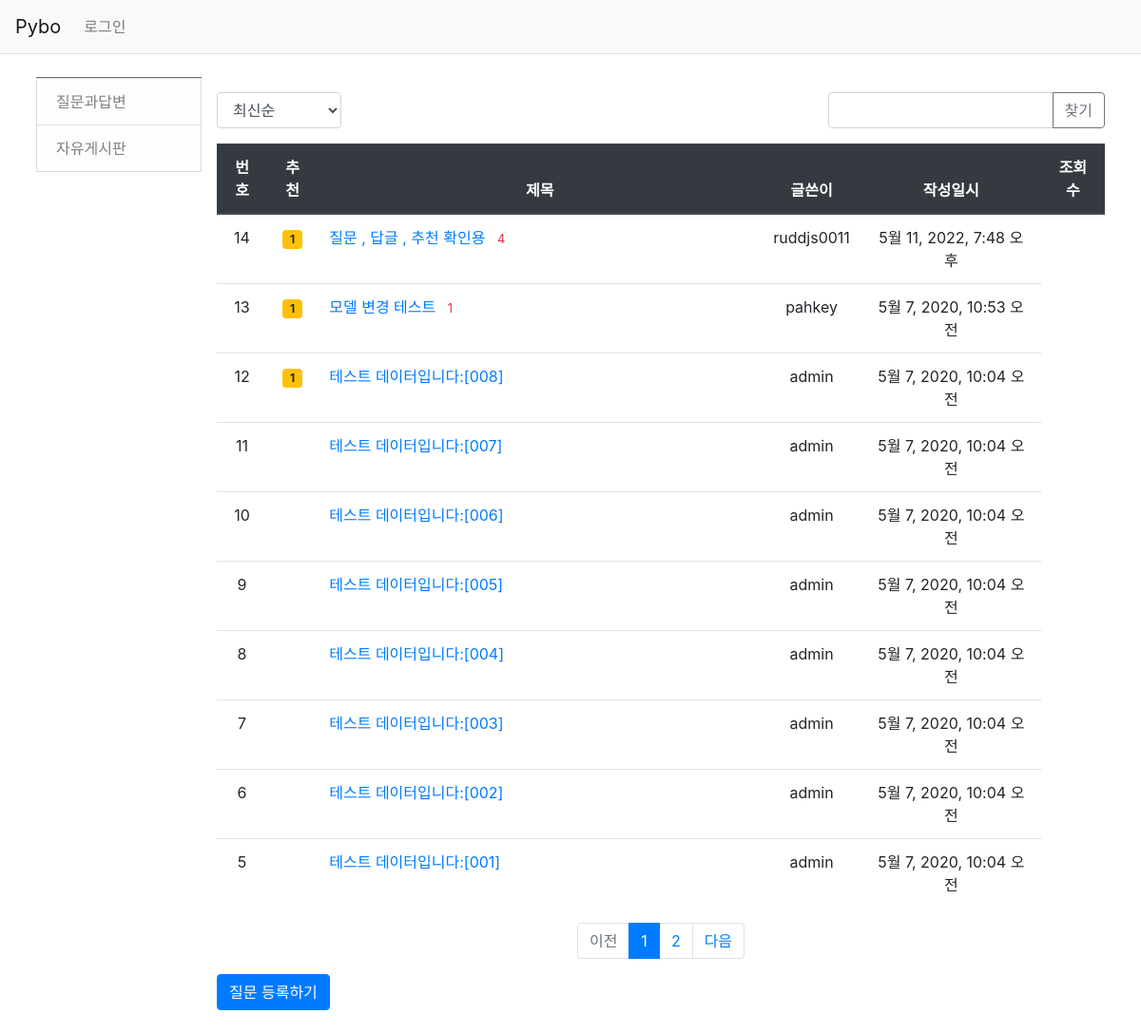
/pybo/, run on an earlier commit of the app's database.
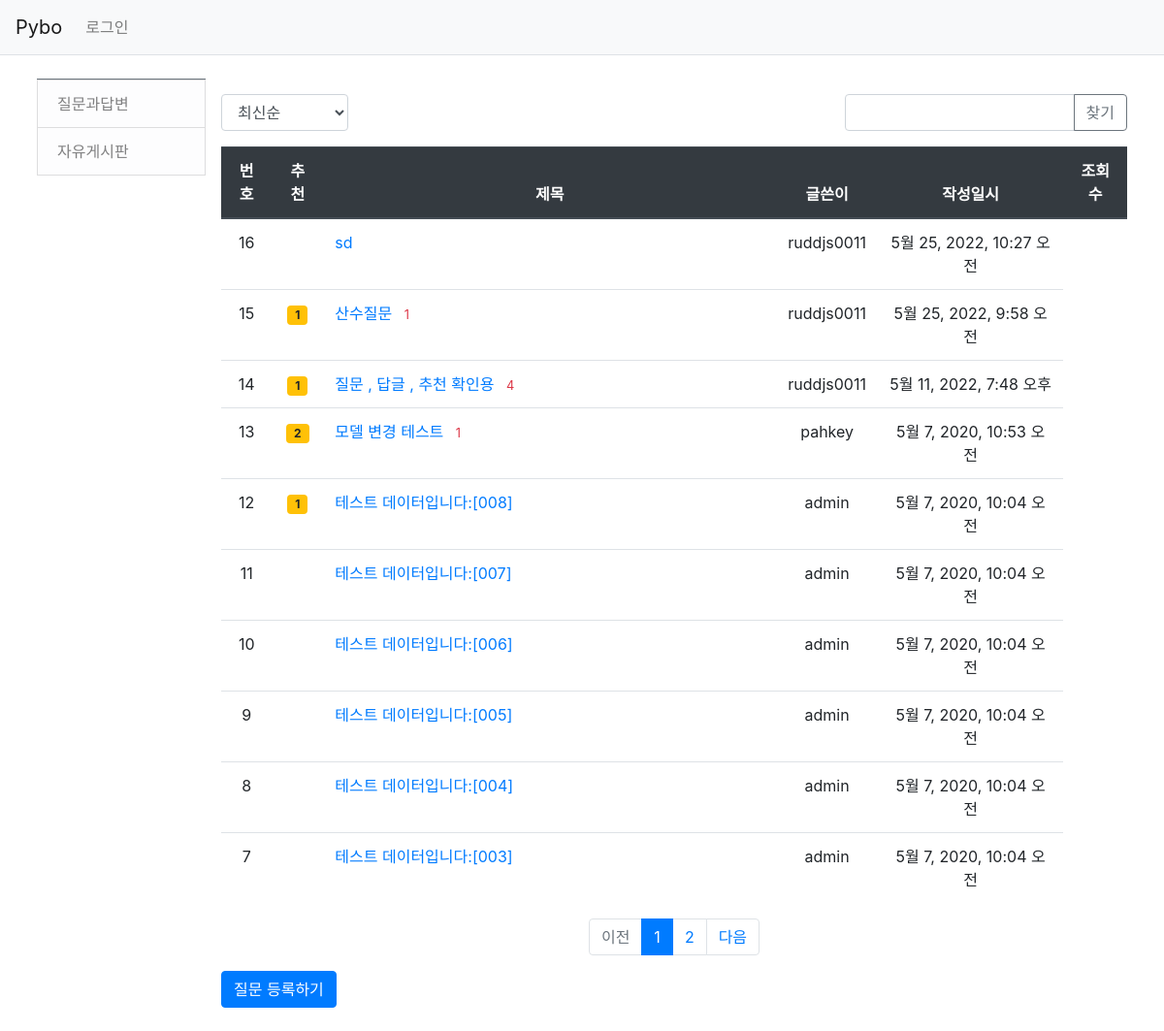
And on a later commit of the database.
### pybo/models.py (models this page shows, shortened)
class Question(models.Model):
    author = models.ForeignKey(User, on_delete=models.CASCADE, related_name='author_question')
    subject = models.CharField(max_length=200)
    content = models.TextField()
    create_date = models.DateTimeField()
    modify_date = models.DateTimeField(null=True, blank=True)
    voter = models.ManyToManyField(User, related_name='voter_question')

### pybo/views/base_views.py (the view, shortened to what this page needs)
# urls.py: path('', base_views.index, name='index'),  # '/' 에 해당되는 path
def index(request):
    page = request.GET.get('page', '1')  # 페이지
    kw = request.GET.get('kw', '')  # 검색어
    so = request.GET.get('so', 'recent')  # 정렬기준
    if so == 'recommend':
        question_list = Question.objects.annotate(num_voter=Count('voter')).order_by('-num_voter', '-create_date')
    elif so == 'popular':
        question_list = Question.objects.annotate(num_answer=Count('answer')).order_by('-num_answer', '-create_date')
    else:
        question_list = Question.objects.order_by('-create_date')
    paginator = Paginator(question_list, 10)  # 페이지당 10개식 보여주기
    page_obj = paginator.get_page(page)
    max_index = len(paginator.page_range)
    context = {'question_list': page_obj, 'max_index': max_index, 'page': page, 'kw': kw, 'so': so}
    return render(request, 'pybo/question_list.html', context)

### pybo/templatetags/pybo_filter.py (called while the page is built)
@register.filter
def sub(value, arg):
    return value - arg

### templates/pybo/question_list.html (shortened to what this page needs)
{% extends 'base.html' %}
{% load pybo_filter %}
{% block content %}
<div class="container my-3">
    <div class="row">
        <div class="col-sm-12 col-md-3 col-lg-2 p-2">
            <nav id="sidebar" class="border-top border-secondary">
                <div class="list-group">
                    <a class="rounded-0 list-group-item list-group-item-action list-group-item-light {% if category.name == 'qna'  %}active{% endif %}" href="#">질문과답변</a>
                    <a class="rounded-0 list-group-item list-group-item-action list-group-item-light {% if category.name == 'free' %}active{% endif %}" href="#">자유게시판</a>
                </div>
            </nav>
        </div>
        <div class="col-sm-12 col-md-9 col-lg-10 p-2">
    <div class="row justify-content-between my-3">
        <div class="col-2">
            <select class="form-control so">
                <option value="recent" {% if so == 'recent' %}selected{% endif %}>최신순</option>
            </select>
        </div>
        <div class="col-4 input-group">
            <input type="text" class="form-control kw" value="{{ kw|default_if_none:'' }}">
            <div class="input-group-append">
                <button class="btn btn-outline-secondary" type="button" id="btn_search">찾기</button>
            </div>
        </div>
    </div>
    <table class="table">
        <thead>
            <tr class="text-center thead-dark">
                <th>번호</th>
                <th>추천</th>
                <th style="width:50%">제목</th>
                <th>글쓴이</th>
                <th>작성일시</th>
                <th>조회수</th>
            </tr>
        </thead>
        <tbody>
        {% if question_list %}
        {% for question in question_list %}
        <tr class="text-center">
            <td>
                {{ question_list.paginator.count|sub:question_list.start_index|sub:forloop.counter0|add:1 }}
            </td>
            <td>
                {% if question.voter.all.count > 0 %}
                <span class="badge badge-warning px-2 py-1">{{ question.voter.all.count }}</span>
                {% endif %}
            </td>
            <td class="text-left">
                <a href="{% url 'pybo:detail' question.id %}">{{ question.subject }}</a>
                {% if question.answer_set.count > 0 %}
                <span class="text-danger small ml-2">{{ question.answer_set.count }}</span>
                {% endif %}
            </td>
            <td>{{ question.author.username }}</td>
            <td>{{ question.create_date }}</td>
        </tr>
        {% endfor %}
        {% else %}
        <tr>
            <td colspan="3">질문이 없습니다.</td>
        </tr>
        {% endif %}
        </tbody>
    </table>
    <ul class="pagination justify-content-center">
        {% if question_list.has_previous %}
        <li class="page-item">
            <a class="page-link" data-page="{{ question_list.previous_page_number }}" href="#">이전</a>
        </li>
        {% else %}
        <li class="page-item disabled">
            <a class="page-link" tabindex="-1" aria-disabled="true" href="#">이전</a>
        </li>
        {% endif %}
        {% for page_number in question_list.paginator.page_range %}
            {% if page_number >= question_list.number|add:-5 and page_number <= question_list.number|add:5 %}
                {% if page_number == question_list.number %}
                <li class="page-item active" aria-current="page">
                    <a class="page-link" data-page="{{ page_number }}" href="#">{{ page_number }}</a>
                </li>
                {% else %}
                <li class="page-item">
                    <a class="page-link" data-page="{{ page_number }}" href="#">{{ page_number }}</a>
                </li>
                {% endif %}
            {% endif %}
        {% endfor %}
        {% if question_list.has_next %}
        <li class="page-item">
             <a class="page-link" data-page="{{ question_list.next_page_number }}" href="#">다음</a>
        </li>
        {% else %}
        <li class="page-item disabled">
            <a class="page-link" tabindex="-1" aria-disabled="true" href="#">다음</a>
        </li>
        {% endif %}
    </ul>
    <a href="{% url 'pybo:question_create' %}" class="btn btn-primary">질문 등록하기</a>
</div>
{% endblock %}

### templates/base.html (shortened to what this page needs)
{% load static %}
<!doctype html>
<html lang="ko">
<head>
    <link rel="stylesheet" type="text/css" href="{% static 'bootstrap.min.css' %}">
    <link rel="stylesheet" type="text/css" href="{% static 'style.css' %}">
</head>
<body>
{% include "navbar.html" %}
{% block content %}
{% endblock %}
</body>
</html>

### templates/navbar.html (shortened to what this page needs)
<nav class="navbar navbar-expand-lg navbar-light bg-light border-bottom">
    <a class="navbar-brand" href="{% url 'pybo:index' %}">Pybo</a>
    <div class="collapse navbar-collapse flex-grow-0" id="navbarNav">
        <ul class="navbar-nav">
            <li class="nav-item ">
                {% if user.is_authenticated %}
                <a class="nav-link" href="{% url 'common:logout' %}">{{ user.username }} (로그아웃)</a>
                {% else %}
                <a class="nav-link" href="{% url 'common:login' %}">로그인</a>
                {% endif %}
            </li>
        </ul>
    </div>
</nav>

What changed in the data, as far as the page shows it:
no longer on this page (row unchanged): Question: paginator.count|sub "6", subject "테스트 데이터입니다:[002]", author.username "admin", create_date "5월 7, 2020, 10:04 오전"
no longer on this page (row unchanged): Question: paginator.count|sub "5", subject "테스트 데이터입니다:[001]", author.username "admin", create_date "5월 7, 2020, 10:04 오전"
added Question: paginator.count|sub "16", subject "sd", author.username "ruddjs0011", create_date "5월 25, 2022, 10:27 오전"
added Question: paginator.count|sub "15", voter.all.count "1", subject "산수질문", answer_set.count "1", author.username "ruddjs0011", create_date "5월 25, 2022, 9:58 오전"
computed for Question "모델 변경 테스트": voter.all.count "1" → "2"
